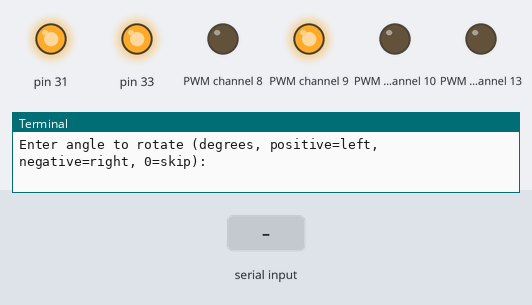
Bench run of a program on a simulated Jetson Nano (header pin numbers). Shown: output pins drawn as LEDs (lit = HIGH), the last lines printed to the terminal. The inputs (shaded band) are chosen by the test bench.

Above: at 1.2 s.
1.3 s: "5" typed at the terminal
2.8 s: "90" typed at the terminal
At 3.6 s:
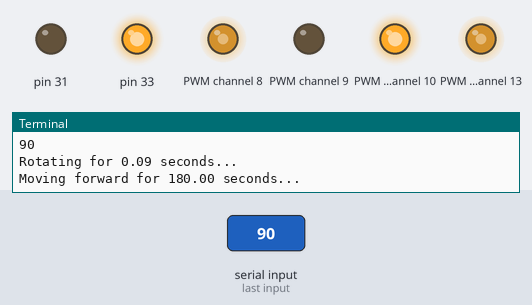
Timing chart, 0 to 5.8 s (numbered marks = the images above; inputs shaded):
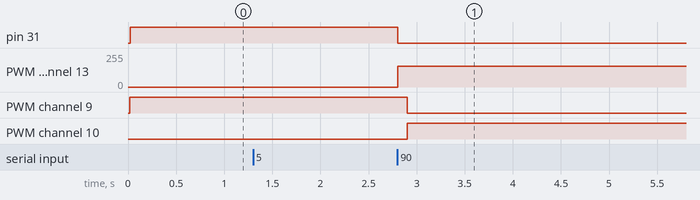

Measured:
- after the input at 2.8 s, pin 31: HIGH → LOW at once; PWM channel 8, PWM channel 13: 0/255 → 156/255 at once; PWM channel 9: HIGH → LOW after 0.10 s; PWM channel 10: LOW → HIGH after 0.10 s

The program:

main.py
```python
#!/usr/bin/env python2

import time
from motorDriver import DaguWheelsDriver
import math

# CONSTANTS
WHEEL_RADIUS = 0.03       # in meters
BASELINE = 0.1            # distance between wheels in meters
GAIN = 1.0
TRIM = 0.0
VELOCITY = 0.5            # linear speed (m/s)
ANGULAR_VELOCITY = 1.0    # rotational speed (rad/s)

def rotate(motor, angle_rad):
    """Rotate the robot by a given angle in radians (positive: left, negative: right)"""
    direction = 1 if angle_rad > 0 else -1
    duration = abs(angle_rad) / ANGULAR_VELOCITY

    left_speed = -direction * (GAIN - TRIM) * VELOCITY
    right_speed = direction * (GAIN + TRIM) * VELOCITY

    print("Rotating for {:.2f} seconds...".format(duration))
    motor.set_wheels_speed(left=left_speed, right=right_speed)
    time.sleep(duration)
    motor.set_wheels_speed(0, 0)

def move_forward(motor, distance):
    """Move the robot straight forward for a given distance (in meters)"""
    duration = distance / VELOCITY

    print("Moving forward for {:.2f} seconds...".format(duration))
    speed = VELOCITY
    motor.set_wheels_speed(
        left=(GAIN - TRIM) * speed,
        right=(GAIN + TRIM) * speed
    )
    time.sleep(duration)
    motor.set_wheels_speed(0, 0)

if __name__ == "__main__":
    motor = DaguWheelsDriver()

    try:
        while True:
            angle_deg = float(raw_input("Enter angle to rotate (degrees, positive=left, negative=right, 0=skip): "))
            distance = float(raw_input("Enter distance to move forward (meters): "))

            angle_rad = math.radians(angle_deg)

            if angle_deg != 0:
                rotate(motor, angle_rad)

            if distance > 0:
                move_forward(motor, distance)

            cont = raw_input("Do you want to enter another command? (y/n): ")
            if cont.lower() != 'y':
                break

    except KeyboardInterrupt:
        print("Interrupted by user.")

    finally:
        motor.set_wheels_speed(0, 0)
        motor.close()
        print("Motor stopped.")
```

motorDriver.py
```python
#!/usr/bin/env python2

from math import fabs, floor
import Jetson.GPIO as GPIO
import hat


class DaguWheelsDriver:
    """Class handling communication with motors."""

    LEFT_MOTOR_MIN_PWM = 60  #: Minimum speed for left motor
    LEFT_MOTOR_MAX_PWM = 255  #: Maximum speed for left motor
    RIGHT_MOTOR_MIN_PWM = 60  #: Minimum speed for right motor
    RIGHT_MOTOR_MAX_PWM = 255  #: Maximum speed for right motor
    SPEED_TOLERANCE = 1.0e-2  #: Speed tolerance level

    def __init__(self):
        self.DTHAT = hat.HATv3()
        self.leftMotor = self.DTHAT.get_motor(1, "left")
        self.rightMotor = self.DTHAT.get_motor(2, "right")
        # print out some stats
        self.leftSpeed = 0.0
        self.rightSpeed = 0.0
        self._pwm_update()

    def set_wheels_speed(self, left, right):
        """Sets speed of motors.

        Args:
           left (:obj:`float`): speed for the left wheel, should be between -1 and 1
           right (:obj:`float`): speed for the right wheel, should be between -1 and 1
        """
        self.leftSpeed = left
        self.rightSpeed = right
        self._pwm_update()

    def _pwm_value(self, v, min_pwm, max_pwm):
        """Transforms the requested speed into an int8 number.

        Args:
            v (:obj:`float`): requested speed, should be between -1 and 1.
            min_pwm (:obj:`int8`): minimum speed as int8
            max_pwm (:obj:`int8`): maximum speed as int8
        """
        pwm = 0
        if fabs(v) > self.SPEED_TOLERANCE:
            pwm = int(floor(fabs(v) * (max_pwm - min_pwm) + min_pwm))
        return min(pwm, max_pwm)

    def _pwm_update(self):
        """Sends commands to the microcontroller.

        Updates the current PWM signals (left and right) according to the
        linear velocities of the motors. The requested speed gets
        tresholded.
        """
        vl = self.leftSpeed
        vr = self.rightSpeed

        pwml = self._pwm_value(vl, self.LEFT_MOTOR_MIN_PWM, self.LEFT_MOTOR_MAX_PWM)
        pwmr = self._pwm_value(vr, self.RIGHT_MOTOR_MIN_PWM, self.RIGHT_MOTOR_MAX_PWM)
        leftMotorMode = hat.MotorDirection.RELEASE
        rightMotorMode = hat.MotorDirection.RELEASE

        if fabs(vl) < self.SPEED_TOLERANCE:
            pwml = 0
        elif vl > 0:
            leftMotorMode = hat.MotorDirection.FORWARD
        elif vl < 0:
            leftMotorMode = hat.MotorDirection.BACKWARD

        if fabs(vr) < self.SPEED_TOLERANCE:
            pwmr = 0
        elif vr > 0:
            rightMotorMode = hat.MotorDirection.FORWARD
        elif vr < 0:
            rightMotorMode = hat.MotorDirection.BACKWARD

        self.leftMotor.set(leftMotorMode, pwml)
        self.rightMotor.set(rightMotorMode, pwmr)

    def close(self):
        """Releases the motors and cleans up resources."""
        self.leftMotor.set(hat.MotorDirection.RELEASE)
        self.rightMotor.set(hat.MotorDirection.RELEASE)
        GPIO.cleanup()
```

hat.py
```python
from __future__ import print_function
from abc import ABCMeta, abstractmethod
import Jetson.GPIO as GPIO
from Adafruit_PWM_Servo_Driver import PWM

LOW = 0
HIGH = 1
PWM_LOW = 0
PWM_HIGH = 4096


class MotorDirection:
    RELEASE = 0
    FORWARD = 1
    BACKWARD = -1


class MotorDirectionControl:
    PWM = 0
    GPIO = 1


class MotorPins:
    def __init__(self, in1, in2, pwm, control):
        self.in1 = in1
        self.in2 = in2
        self.pwm = pwm
        self.control = control


class AbsMotorDirectionController:
    __metaclass__ = ABCMeta

    def __init__(self, in1_pin, in2_pin, *args, **kwargs):
        self._in1_pin = in1_pin
        self._in2_pin = in2_pin
        self.setup()

    @abstractmethod
    def setup(self):
        pass

    @abstractmethod
    def set(self, direction):
        pass

    def __str__(self):
        return "{}[in1={}, in2={}]".format(
            self.__class__.__name__, self._in1_pin, self._in2_pin
        )


class PWMMotorDirectionController(AbsMotorDirectionController):
    _DIRECTION_TO_SIGNALS = {
        MotorDirection.RELEASE: (LOW, HIGH),
        MotorDirection.FORWARD: (HIGH, LOW),
        MotorDirection.BACKWARD: (LOW, HIGH),
    }
    _PWM_VALUES = {
        LOW: (PWM_LOW, PWM_HIGH),
        HIGH: (PWM_HIGH, PWM_LOW),
    }

    def __init__(self, *args, **kwargs):
        super(PWMMotorDirectionController, self).__init__(*args, **kwargs)
        if not isinstance(kwargs.get("pwm", None), PWM):
            raise ValueError(
                "You cannot instantiate PWMMotorDirectionController "
                "without passing a PWM object."
            )
        self._pwm = kwargs["pwm"]

    def setup(self):
        pass

    def set(self, direction):
        in1_signal, in2_signal = self._DIRECTION_TO_SIGNALS[direction]
        in1_value, in2_value = (
            self._PWM_VALUES[in1_signal],
            self._PWM_VALUES[in2_signal],
        )
        self._pwm.setPWM(self._in1_pin, *in1_value)
        self._pwm.setPWM(self._in2_pin, *in2_value)


class GPIOMotorDirectionController(AbsMotorDirectionController):
    _DIRECTION_TO_SIGNALS = {
        MotorDirection.RELEASE: (HIGH, HIGH),
        MotorDirection.FORWARD: (HIGH, LOW),
        MotorDirection.BACKWARD: (LOW, HIGH),
    }
    _GPIO_VALUES = {LOW: LOW, HIGH: HIGH}

    def setup(self):
        GPIO.setmode(GPIO.BOARD)
        GPIO.setup(self._in1_pin, GPIO.OUT)
        GPIO.setup(self._in2_pin, GPIO.OUT)

    def set(self, direction):
        in1_signal, in2_signal = self._DIRECTION_TO_SIGNALS[direction]
        in1_value, in2_value = (
            self._GPIO_VALUES[in1_signal],
            self._GPIO_VALUES[in2_signal],
        )
        GPIO.output(self._in1_pin, in1_value)
        GPIO.output(self._in2_pin, in2_value)


class Motor:
    _K = 16
    _CONTROLLER = {
        MotorDirectionControl.PWM: PWMMotorDirectionController,
        MotorDirectionControl.GPIO: GPIOMotorDirectionController,
    }

    def __init__(
        self,
        name,
        pwm,
        in1_pin,
        in2_pin,
        pwm_pin,
        control,
    ):
        self._pwm = pwm
        self._name = name
        self._in1_pin = in1_pin
        self._in2_pin = in2_pin
        self._pwm_pin = pwm_pin
        self._control = control
        self._controller = self._CONTROLLER[control](in1_pin, in2_pin, pwm=self._pwm)

    def set(self, direction, speed=0):
        speed = max(0, min(speed, 255))
        self._controller.set(direction)
        self._pwm.setPWM(self._pwm_pin, 0, speed * self._K)

    def __str__(self):
        return "Motor[name={}, in1={}, in2={}, pwm={}, controller={}]".format(
            self._name,
            self._in1_pin,
            self._in2_pin,
            self._pwm_pin,
            self._controller,
        )


class AbsHAT:
    __metaclass__ = ABCMeta

    def __init__(self, address=0x60, frequency=1600):
        # default I2C address of the HAT
        self._i2caddr = address
        # default @1600Hz PWM frequency
        self._frequency = frequency
        # configure PWM
        self._pwm = PWM(self._i2caddr, debug=False)
        self._pwm.setPWMFreq(self._frequency)

    @abstractmethod
    def get_motor(self, num, name):
        pass


class HATv3(AbsHAT):
    _MOTOR_NUM_TO_PINS = {
        1: MotorPins(10, 9, 8, MotorDirectionControl.PWM),
        2: MotorPins(33, 31, 13, MotorDirectionControl.GPIO),
    }

    def get_motor(self, num, name):
        if num not in self._MOTOR_NUM_TO_PINS:
            raise ValueError(
                "Motor num {} not supported. Possible choices are {}.".format(
                    num, self._MOTOR_NUM_TO_PINS.keys()
                )
            )
        pins = self._MOTOR_NUM_TO_PINS[num]
        return Motor(
            name, self._pwm, pins.in1, pins.in2, pins.pwm, control=pins.control
        )
```
